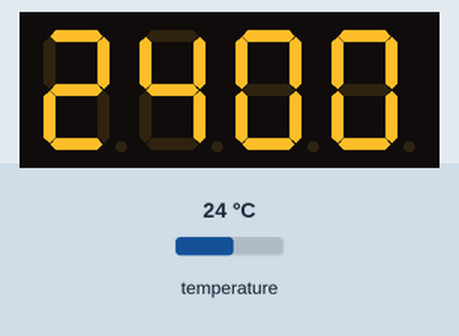
The sketch below on a simulated Arduino Uno, built with avr-gcc and run on an emulated ATmega328P. On the bench: 4-digit seven-segment display. The test bench sets the inputs (shaded band); at power-on: temperature 24 °C.

Above: at 0.9 s.
At 2.3 s:
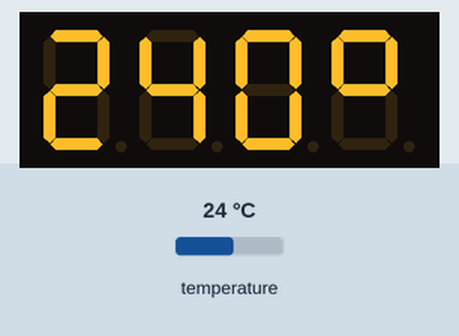
2.4 s: temperature set to 12 °C
At 3.7 s:
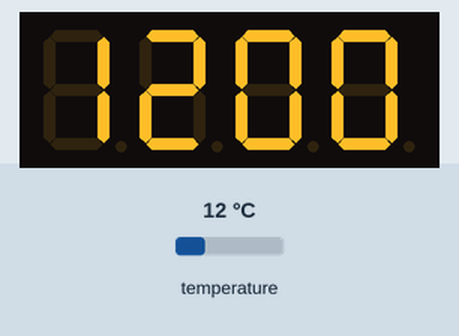
6.1 s: temperature set to 19 °C
At 7.8 s:
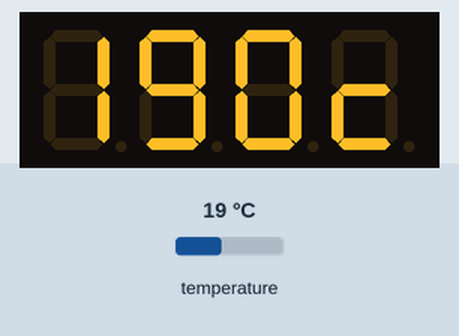
8.6 s: temperature set to 28 °C
At 9.4 s:
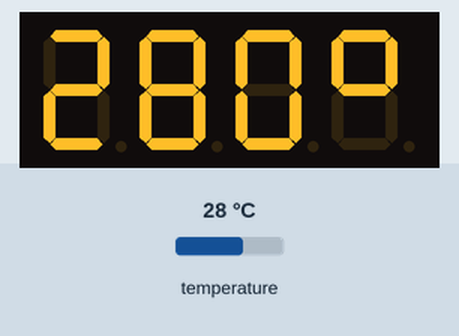
Timing chart, 0 to 11.6 s (numbered marks = the images above; inputs shaded):
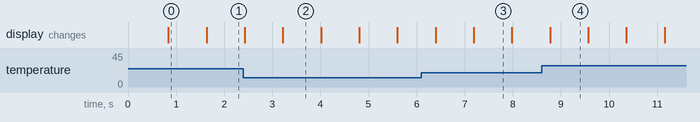

The sketch:

20.12.17.ino
```cpp
/********************************************************************/
// First we include the libraries
#include <Arduino.h>
#include <TM1637Display.h>
#include <OneWire.h>
#include <DallasTemperature.h>
/********************************************************************/
// Data wire is plugged into pin 2 on the Arduino
#define CLK 2
#define DIO 3
#define ONE_WIRE_BUS 4
/********************************************************************/
// Setup a oneWire instance to communicate with any OneWire devices
// (not just Maxim/Dallas temperature ICs)
TM1637Display display(CLK, DIO);
OneWire oneWire(ONE_WIRE_BUS);
/********************************************************************/
// Pass our oneWire reference to Dallas Temperature.
DallasTemperature sensors(&oneWire);
/********************************************************************/
void setup(void)
{
   int k;
  uint8_t data[] = { 0x00, 0x00, 0x00, 0x63 };
  display.setBrightness(0x02);

  // All segments on
  display.setSegments(data);

  uint8_t segto=0x80;
  display.setSegments(&segto, 1, 1);
 // start serial port
 Serial.begin(9600);
 //Serial.println("Dallas Temperature IC Control Library Demo");
 // Start up the library
 sensors.begin();
}
void loop(void)
{
  float temp;
  int i, msb, lsb, mfraction, lfraction, count=0;
  if (count==0)
  {
 // call sensors.requestTemperatures() to issue a global temperature
 // request to all devices on the bus
/********************************************************************/
 //Serial.print(" Requesting temperatures...");
 sensors.requestTemperatures(); // Send the command to get temperature readings
 //Serial.println("DONE");
/********************************************************************/
 //Serial.print("Temperature is: ");
 //Serial.println(sensors.getTempCByIndex(0)); // Why "byIndex"?
   // You can have more than one DS18B20 on the same bus.
   // 0 refers to the first IC on the wire
   temp=sensors.getTempCByIndex(0);

/*********convert temp to three digit and print**********/
   temp=temp*100;
   i=(int) temp;
  lfraction=i%10;
  mfraction=(i/10)%10;
  i=i/100;
  lsb=i%10;
  msb=i/10;
  uint8_t data[] = {};
  data[0]= display.encodeDigit(msb);
  data[1]= display.encodeDigit(lsb);
  data[2]= display.encodeDigit(mfraction);
  data[3]= display.encodeDigit(lfraction);
  display.setSegments(data);
  count++;
  }
   if (count==1)
  {
 // call sensors.requestTemperatures() to issue a global temperature
 // request to all devices on the bus
/********************************************************************/
 //Serial.print(" Requesting temperatures...");
 sensors.requestTemperatures(); // Send the command to get temperature readings
 //Serial.println("DONE");
/********************************************************************/
 //Serial.print("Temperature is: ");
 //Serial.println(sensors.getTempCByIndex(0)); // Why "byIndex"?
   // You can have more than one DS18B20 on the same bus.
   // 0 refers to the first IC on the wire
   temp=sensors.getTempCByIndex(0);

/*********convert temp to three digit and print**********/
   temp=temp*100;
   i=(int) temp;
  lfraction=i%10;
  mfraction=(i/10)%10;
  i=i/100;
  lsb=i%10;
  msb=i/10;
  uint8_t data[] = {};
  data[0]= display.encodeDigit(msb);
  data[1]= display.encodeDigit(lsb);
  data[2]= display.encodeDigit(mfraction);
  display.setSegments(data);
  data[0] = 0x63;
  display.setSegments(data, 1, 3);
  count++;
  }
    if (count==2)
  {
 // call sensors.requestTemperatures() to issue a global temperature
 // request to all devices on the bus
/********************************************************************/
 //Serial.print(" Requesting temperatures...");
 sensors.requestTemperatures(); // Send the command to get temperature readings
 //Serial.println("DONE");
/********************************************************************/
 //Serial.print("Temperature is: ");
 //Serial.println(sensors.getTempCByIndex(0)); // Why "byIndex"?
   // You can have more than one DS18B20 on the same bus.
   // 0 refers to the first IC on the wire
   temp=sensors.getTempCByIndex(0);

/*********convert temp to three digit and print**********/
   temp=temp*100;
   i=(int) temp;
  lfraction=i%10;
  mfraction=(i/10)%10;
  i=i/100;
  lsb=i%10;
  msb=i/10;
  uint8_t data[] = {};
  data[0]= display.encodeDigit(msb);
  data[1]= display.encodeDigit(lsb);
  data[2]= display.encodeDigit(mfraction);
  display.setSegments(data);
  data[0] = 0x58;
  display.setSegments(data, 1, 3);
  count=0;
  }
}
```

Measured:
- what the display in image 0 shows lasts 0.8 s, from 0.8 s to 1.6 s
